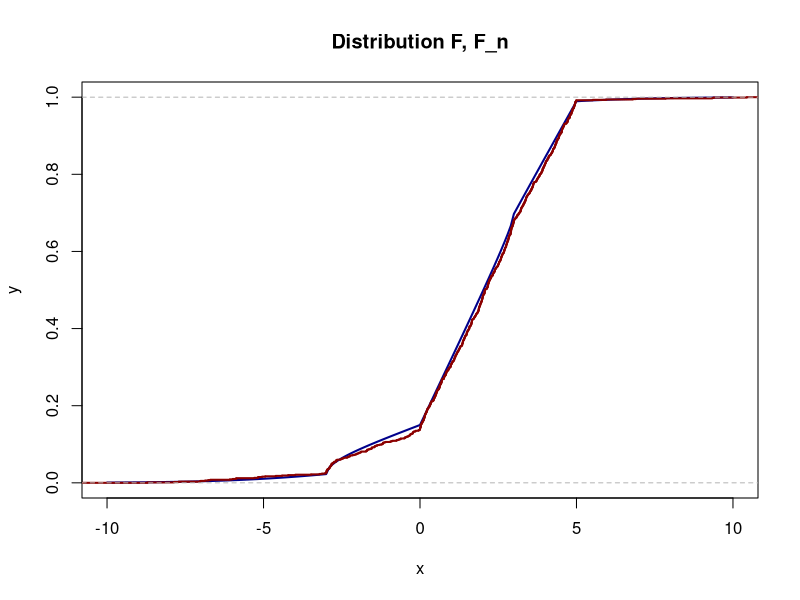

R code for this plot: (Note: this script raises an error after producing the figure.)
## ---- chunk 1
  F <- function(x, p1, p2) { 
    # distribution mix 
    ans = seq(from=0, to=0, length=length(x))
    
    for (i in 1:length(x)) {
      if (x[i] >= -3 && x[i] <= 3) {
        ans[i] = (p1 * pnorm(x[i], mean=0, sd=4) + p2 * (0.5 + (1/pi) * asin(x[i]/3)) + (1 - p1 - p2) * punif(x[i], 0, 5))
      }
      if (x[i] < -3) {
        ans[i] = (p1 * pnorm(x[i], mean=0, sd=4) + (1 - p1 - p2) * punif(x[i], 0, 5))
      }
      if (x[i] > 3) {
        ans[i] = (p1 * pnorm(x[i], mean=0, sd=4) + p2*1 + (1 - p1 - p2) * punif(x[i], 0, 5))
      }
    }
   
    return (ans)
  }
## ---- chunk 2
  n = 1000

  U1 = rnorm(n, mean=0, sd=4) # norm distribution
  U  = runif(n, min=0, max=1)  
  U2 = 3*sin(pi/2 * (2*U - 1))# arcsin distribution, Smirnov method
  U3 = runif(n, min=0, max=5) # uniform distribution
  
  
  p1 = 0.1
  p2 = 0.2
  random_vector = runif(n, 0, 1)
  mixed = U1*(random_vector <= p1) + U2*(random_vector >= p1 & random_vector < p1 + p2) + U3*(random_vector >= p1 + p2)
  
## ---- chunk 3
  x = seq(-10, 10, 0.1)
  y = F(x, p1=p1, p2=p2)
  
  plot(x, y, main = "Distribution F, F_n", type="l", col="dark blue", lwd=2)
  lines(ecdf(mixed), col="dark red", lwd=2)
## ---- chunk 4
  #2.1
  #Chisq
  m = 0.1
  y = seq(0, 1, by=m)
  
  #TODO calculate F^-1
  #delta = F^-1(y)  
  
  #nu = seq(from=0, to=0, length=length(delta))
  #r = length(nu)
  
  # -----calculate vector of freq-----
  #for (i in 2:(r - 1)){
  #  nu[i] <- sum((mixed > delta[i]) & (mixed <= delta[i + 1]))
  #}
 
  #nu[1] = sum(as.numeric((mixed <= delta[1])))
  #nu[r] = sum(as.numeric((mixed > delta[r])))
  # -----calculate vector of freq-----
  
  #cat("Nu sum = ", sum(nu), "\n")
  #cat("Nu = ", nu, "\n")
## ---- chunk 5
  pj = 1/m
  P_n_nu = sum((nu-n*pj)^2 / (n*pj)) # Pearson's statistics mixed
  
  alpha = 0.05
  q = qchisq(1 - alpha, df=(r - 1))
  
  cat("q = ", q, "\n")
  cat("P_n_nu = ", P_n_nu, "\n")
  
  if (P_n_nu < q) {
    cat("HO accepted with alpha = ", alpha, "\n")
  } else {
    cat("HO rejected with alpha = ", alpha, "\n")
  }
## ---- chunk 6
  #2.1
  #Kolmogorov


## ---- chunk 7
  #2.2
  #Chisq

  pj = pnorm(delta, mean=mean(mixed), sd=sd(mixed))
  P_n_nu_norm = sum((nu-n*pj)^2 / (n*pj)) # Pearson's statistics mixed norm
  
  alpha = 0.05
  q = qchisq(1 - alpha, df=(r - 1))
  
  cat("q = ", q, "\n")
  cat("P_n_nu_norm = ", P_n_nu, "\n")
  
  if (P_n_nu_ < q) {
    cat("HO(norm) accepted with alpha = ", alpha, "\n")
  } else {
    cat("HO(norm) rejected with alpha = ", alpha, "\n")
  }

## ---- chunk 8
  #2.2
  #Kolmogorov

